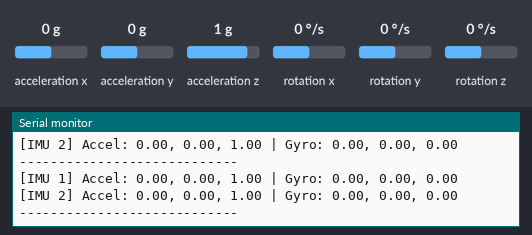
Simulated run of this sketch. Board: ESP32. Parts: the last lines printed to the serial monitor. Wiring (inferred from the names in the program): MPU-6050 motion sensor at I2C address 0x68; MPU-6050 motion sensor at I2C address 0x69. The inputs (shaded band) are chosen by the test bench; at power-on: acceleration x 0 g, acceleration y 0 g, acceleration z 1 g, rotation x 0 °/s, rotation y 0 °/s, rotation z 0 °/s.

Above: at 2.2 s.
2.3 s: acceleration x set to -1.4 g
At 2.9 s:
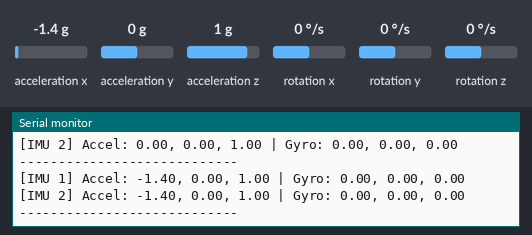
3.8 s: acceleration y set to -1.4 g
At 4.5 s:
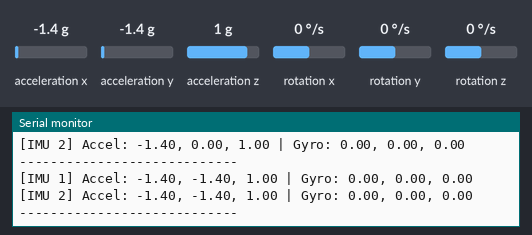
5.3 s: acceleration z set to -1.4 g
At 6.0 s:
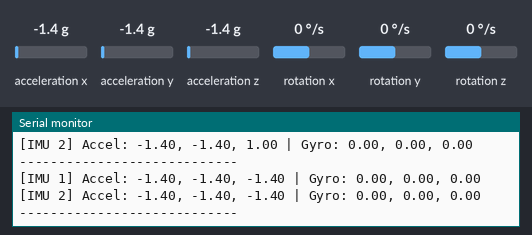
6.8 s: rotation x set to -192 °/s
At 7.5 s:
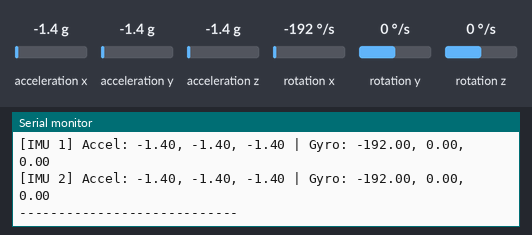
8.3 s: rotation y set to -192 °/s
At 9.1 s:
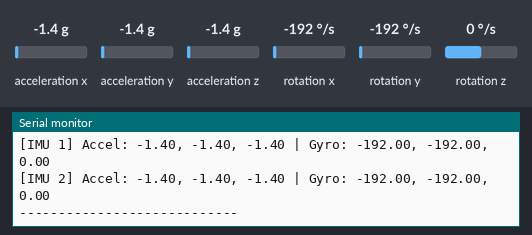

The sketch:

Dual_IMU_Test.ino
```cpp
// Dual_IMU_Test
// 1차 실습(2026-11-08)에서 쓴 코드.
// ESP32-WROOM-32 하나에 MPU6050 두 개를 같은 I2C 버스로 연결하고,
// 라이브러리 없이 레지스터를 직접 읽어 가속도(g)와 자이로(°/s)를 출력한다.
//
// 배선: SDA = GPIO 21, SCL = GPIO 22
//       IMU 1 AD0 -> GND (0x68, 흉추) / IMU 2 AD0 -> 3V3 (0x69, 요추)

#include <Wire.h>

#define MPU1_ADDR 0x68
#define MPU2_ADDR 0x69

// PWR_MGMT_1(0x6B)에 0을 써서 슬립 모드 해제
bool initMPU(uint8_t address) {
  Wire.beginTransmission(address);
  Wire.write(0x6B);
  Wire.write(0x00);
  return Wire.endTransmission() == 0;
}

// 0x3B부터 14바이트: 가속도 XYZ, 온도, 자이로 XYZ
bool readMPU(uint8_t address,
             float &ax, float &ay, float &az,
             float &gx, float &gy, float &gz) {
  Wire.beginTransmission(address);
  Wire.write(0x3B);
  if (Wire.endTransmission(false) != 0) {
    return false;
  }
  if (Wire.requestFrom(address, (uint8_t)14) != 14) {
    return false;
  }

  int16_t rawAX = (Wire.read() << 8) | Wire.read();
  int16_t rawAY = (Wire.read() << 8) | Wire.read();
  int16_t rawAZ = (Wire.read() << 8) | Wire.read();
  int16_t temp  = (Wire.read() << 8) | Wire.read();
  int16_t rawGX = (Wire.read() << 8) | Wire.read();
  int16_t rawGY = (Wire.read() << 8) | Wire.read();
  int16_t rawGZ = (Wire.read() << 8) | Wire.read();
  (void)temp;

  // 기본 범위 ±2g, ±250°/s 기준 변환
  ax = rawAX / 16384.0;
  ay = rawAY / 16384.0;
  az = rawAZ / 16384.0;
  gx = rawGX / 131.0;
  gy = rawGY / 131.0;
  gz = rawGZ / 131.0;
  return true;
}

void printIMU(const char *name, uint8_t address) {
  float ax, ay, az, gx, gy, gz;
  if (!readMPU(address, ax, ay, az, gx, gy, gz)) {
    Serial.print(name);
    Serial.println(" Read failed!");
    return;
  }
  Serial.print(name);
  Serial.print(" Accel: ");
  Serial.print(ax); Serial.print(", ");
  Serial.print(ay); Serial.print(", ");
  Serial.print(az);
  Serial.print(" | Gyro: ");
  Serial.print(gx); Serial.print(", ");
  Serial.print(gy); Serial.print(", ");
  Serial.println(gz);
}

void setup() {
  Serial.begin(115200);
  Wire.begin(21, 22);
  Wire.setClock(100000);
  delay(1000);

  Serial.println("Dual MPU6050 Test");
  Serial.println(initMPU(MPU1_ADDR) ? "IMU 1 connected! (0x68)" : "IMU 1 connection FAILED!");
  Serial.println(initMPU(MPU2_ADDR) ? "IMU 2 connected! (0x69)" : "IMU 2 connection FAILED!");
}

void loop() {
  printIMU("[IMU 1]", MPU1_ADDR);
  printIMU("[IMU 2]", MPU2_ADDR);
  Serial.println("----------------------------");
  delay(500);
}
```

Measured:
- after the input at 2.3 s, the serial monitor: prints a new line after 0.23 s (image 1)
- after the input at 3.8 s, the serial monitor: prints a new line after 0.26 s (image 2)
- after the input at 5.3 s, the serial monitor: prints a new line after 0.29 s (image 3)
- after the input at 6.8 s, the serial monitor: prints a new line after 0.31 s (image 4)
- after the input at 8.3 s, the serial monitor: prints a new line after 0.34 s (image 5)
